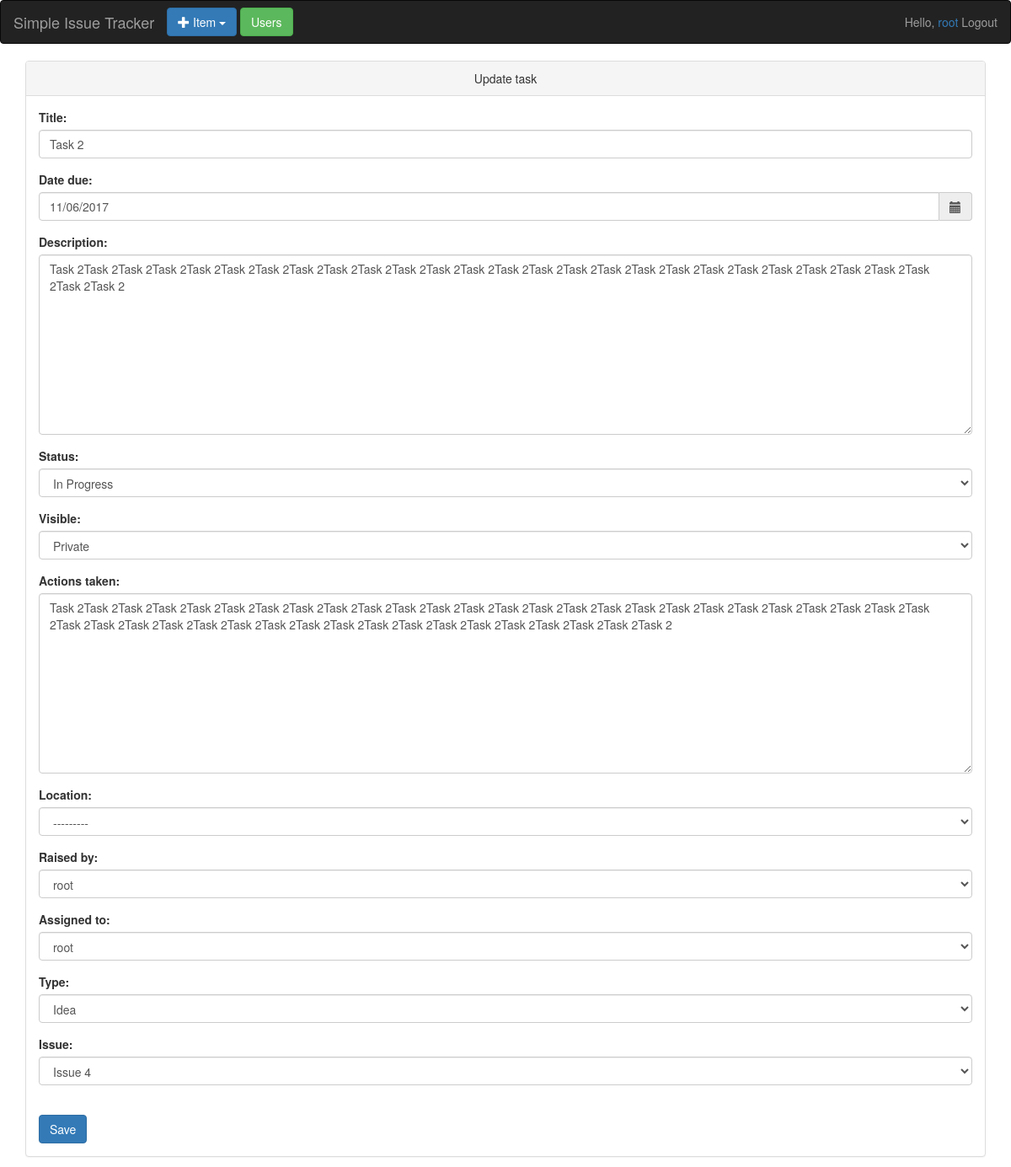
The page /update/task/2 (signed in) on the database its author committed.
### si_tracker/models.py (models this page shows, shortened)
class Item(models.Model):
    class Meta:
        abstract = True
        ordering = ['-date_raised', '-id']
    statuses = (
        ('Open-New', 'Open-New'),
        ('In Progress', 'In Progress'),
        ('Closed-Resolved', 'Closed-Resolved'),
        ('Closed-NotResolved', 'Closed-NotResolved')
    )
    visibility = (
        ('Private', 'Private'),
        ('Public', 'Public')
    )
    locations = (
        ('Asset Delivery', 'Asset Delivery'), ('Hunter Valley', 'Hunter Valley'),
        ('Central & North West', 'Central & North West'), ('Port Waratah', 'Port Waratah'),
        ('Maitland', 'Maitland'), ('Muswellbrook', 'Muswellbrook'), ('Scone', 'Scone'), ('Gunnedah', 'Gunnedah'),
        ('Narrabri', 'Narrabri'), ('Tamworth', 'Tamworth'), ('Dubbo', 'Dubbo'), ('Binnaway', 'Binnaway')
    )
    type = "Item"
    title = models.CharField(max_length=150, verbose_name="Title")
    date_raised = models.DateField(auto_now_add=True, verbose_name="Date raised")
    date_due = models.DateField(null=True, blank=True, verbose_name="Date due")
    description = models.TextField(verbose_name="Description", max_length=5000)
    status = models.CharField(max_length=20, choices=statuses, default=statuses[0], verbose_name="Status")
    visible = models.CharField(max_length=10, default=visibility[1], choices=visibility, verbose_name="Visible")
    actions_taken = models.TextField(max_length=5000, blank=True, default="", verbose_name="Actions taken")
    location = models.CharField(max_length=20, blank=True, choices=locations, verbose_name="Location")
    def __str__(self):
        return self.title

class Task(Item):
    types = (('Task', 'Task'), ('Idea', 'Idea'))
    raised_by = models.ForeignKey(User, verbose_name="Raised by", related_name='Task')
    assigned_to = models.ForeignKey(User, verbose_name="Assigned to")
    type = models.CharField(max_length=10, choices=types, default=types[0], verbose_name="Type")
    issue = models.ForeignKey(Issue, verbose_name='Issue')

### si_tracker/views.py (the view)
# urls.py: url(r'^new/(?P<type>[\w\-]+)/$', views.item_create_update, name='new_item'),
@user_passes_test(lambda user: user.is_authenticated, login_url=reverse_lazy('tracker:login'), redirect_field_name='')
def item_create_update(req, type='', item=''):
    args = dict()
    args['type'] = type
    if type == 'issue':
        Item = Issue
        Form = IssueForm
    elif type == 'task':
        Item = Task
        Form = TaskForm
    else:
        return Http404()
    if item:
        _item = get_object_or_404(Item, id=item)
        if _item.status.startswith('Closed') and not req.user.is_staff:
            return redirect(_item.get_absolute_url())
        args['item'] = _item.id
    else:
        _item = None
        args['item'] = None
    if req.method == 'POST':
        form = Form(req.POST, instance=_item)
        if form.is_valid():
            _item = form.save(commit=False)
            form.save()
            return redirect(_item.get_absolute_url())
        else:
            args['form'] = form
    else:
        inital = {'raised_by': req.user.id, 'assigned_to': req.user.id} if _item is None else None
        form = Form(instance=_item, initial=inital)
        if not req.user.is_staff:
            if _item is not None:
                if req.user.id != _item.raised_by.id:
                    form.fields['visible'].disabled = True
            if isinstance(form, TaskForm):
                form.fields['issue'].queryset = Issue.objects.filter(Q(visible='Public') | Q(raised_by=req.user.id))
        args['form'] = form
    bootstraped_form(args.get('form'))
    return render(req, 'item_form/index.html', args)

### si_tracker/forms.py
class TaskForm(forms.ModelForm):
    class Meta:
        model = Task
        exclude = []
    def __init__(self, *args, **kwargs):
        super(TaskForm, self).__init__(*args, **kwargs)
        self.fields['date_due'].input_formats = ['%d/%m/%Y', '%Y-%m-%d']

### si_tracker/views.py (called while the page is built)
def bootstraped_form(form):
    for key in form.fields:
        if key == 'is_staff':
            continue
        form.fields[key].widget.attrs['class'] = 'form-control'

### si_tracker/templates/item_form/index.html (shortened to what this page needs)
{% extends 'base.html' %}
{% load staticfiles %}
{% block content %}
    <link rel="stylesheet" href="{% static 'style.css' %}">
    <link rel="stylesheet" href="{% static 'datetimepicker/css/bootstrap-datetimepicker.min.css' %}">
    <div class="panel panel-default my-panel-form">
        <div class="panel-heading text-center">{% if item %}Update{% else %}New{% endif %} {{ type }}</div>
        <div class="panel-body">
            <form style="" class="" action="
    {% if item %}
        {% url 'tracker:update_item' type item %}
    {% else %}
        {% url 'tracker:new_item' type %}
    {% endif %}
    " method="post">
                {% for field in form %}
                    <div class="form-group">
                        {% if field.name == 'date_due' %}
                            {{ field.label_tag }}
                            <div class='input-group date' id='datetimepicker1'>
                                {{ field }}
                                <span class="input-group-addon">
                                    <span class="glyphicon glyphicon-calendar"></span>
                                </span>
                            </div>
                        {% else %}
                            {{ field.label_tag }} {{ field }}
                        {% endif %}
                    </div>
                {% endfor %}
            <br>
                <input class="btn btn-primary" type="submit" value="Save">
            </form>
        </div>
    </div>
{% endblock %}

### templates/base.html (shortened to what this page needs)
{% load staticfiles %}
<!DOCTYPE html>
<html lang="en">
<head>
    <link rel="stylesheet" href="{% static 'bootstrap/css/bootstrap.min.css' %}">
    <link rel="stylesheet" href="{% static 'style.css' %}">
</head>
<body>
    <nav class="navbar navbar-inverse">
        <div class="container-fluid">
            <div class="navbar-header">
                <a class="navbar-brand" href="{% url 'tracker:general' %}">Simple Issue Tracker</a>
                {% if user.is_authenticated %}
                    <span class="dropdown">
                        <a class="btn btn-primary navbar-btn dropdown-toggle" data-toggle="dropdown" aria-haspopup="true" aria-expanded="false"> <span class="glyphicon glyphicon-plus" aria-hidden="true"></span> Item <span class="caret"></span></a>
                    </span>
                {% endif %}
                {% if user.is_staff %}<a class="btn btn-success navbar-btn" href="{% url 'tracker:users' %}">Users</a>{% endif %}
            </div>
            <div class="collapse navbar-collapse">
                {% if user.is_authenticated %}
                    <p class="navbar-text navbar-right">Hello, <a href="{% url 'tracker:change_password' user.id %}">{{ user }}</a> <a class="btn-link" href="{% url 'tracker:logout' %}">Logout</a></p>
                {% endif %}
            </div>
        </div>
    </nav>
    <div class="container">
        {% block content %}{% endblock %}
    </div>
</body>
</html>

### rows shown on the page
Task: form "Task 2" "Task 2Task 2Task 2Task 2Task 2Task 2Task 2Task 2Task 2Task 2Task 2Task 2Task 2Task 2Task 2Task 2Task 2Task 2Task 2Task 2Task 2Task 2Task 2Task 2Task 2Task 2Task 2Task 2" "In Progress" "Private" "Task 2Task 2Task 2Task 2Task 2Task 2Task 2Task 2Task 2Task 2Task 2Task 2Task 2Task 2Task 2Task 2Task 2Task 2Task 2Task 2Task 2Task 2Task 2Task 2Task 2Task 2Task 2Task 2Task 2Task 2Task 2Task 2Task 2Task 2Task 2Task 2Task 2Task 2Task 2Task 2Task 2Task 2Task 2Task 2" "---------" "root" "root" "Idea" "Issue 4", form "11/06/2017"

### other values the page prints
{{ user }} "root"
{{ type }} "task"
{{ field.label_tag }} "Title:" "Description:" "Status:" "Visible:" "Actions taken:" "Location:" "Raised by:" "Assigned to:" "Type:" "Issue:"
{{ field.label_tag }} "Date due:"
